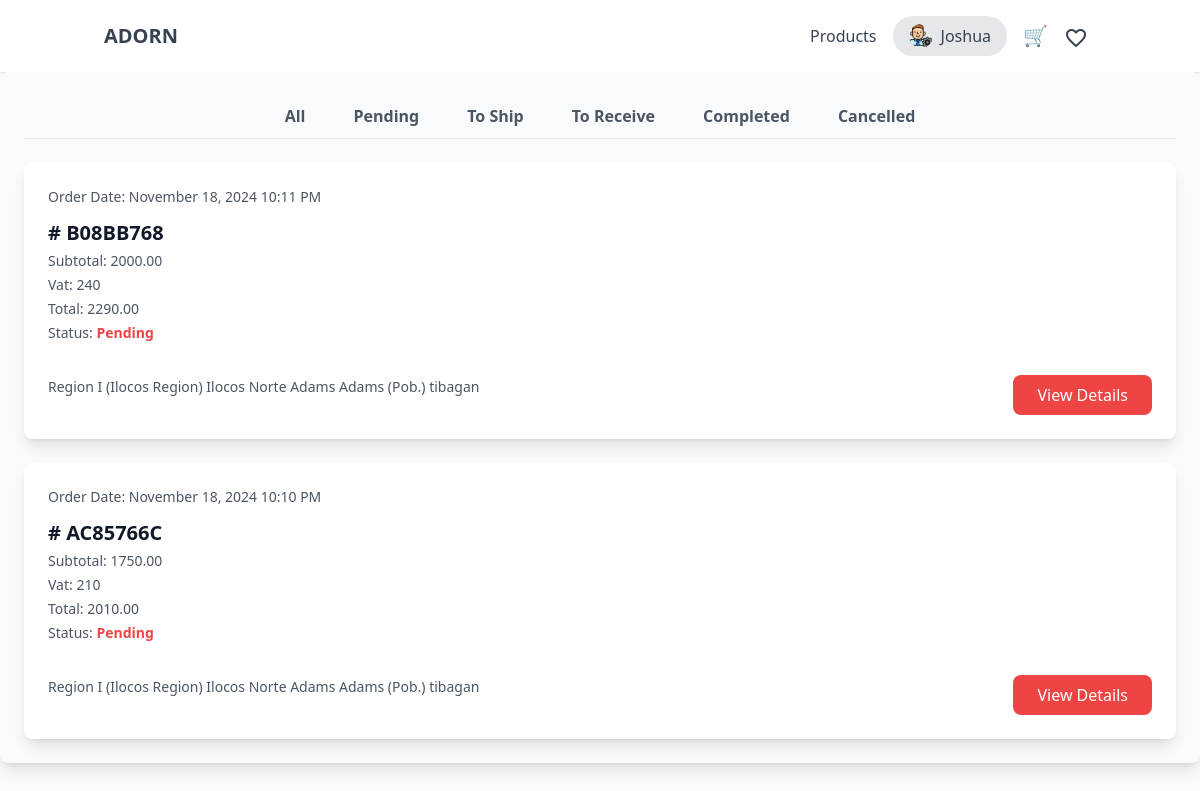
Page /customer/orders.php (signed in) on the committed database.
### tables this page shows
CREATE TABLE `user` (
  `user_id` int(11) NOT NULL,
  `Fullname` varchar(60) NOT NULL,
  `Email` varchar(60) NOT NULL,
  `Phone` varchar(60) NOT NULL,
  `Password` varchar(255) NOT NULL,
  `Profile_images` varchar(255) DEFAULT NULL,
  `status` int(11) NOT NULL DEFAULT 0 COMMENT '0=Not Verified,1=Verified',
  `verificationKey` varchar(255) DEFAULT NULL,
  `link_expiration` datetime NOT NULL
);

CREATE TABLE `orders` (
  `order_id` int(11) NOT NULL,
  `order_code` varchar(255) NOT NULL,
  `order_user_id` int(11) NOT NULL,
  `mode_of_payment` varchar(255) NOT NULL,
  `proof_of_payment` varchar(255) DEFAULT NULL,
  `subtotal` decimal(10,2) NOT NULL,
  `vat` float NOT NULL,
  `sf` decimal(10,2) DEFAULT NULL,
  `total` decimal(10,2) NOT NULL,
  `delivery_address` varchar(255) NOT NULL,
  `order_date` datetime NOT NULL,
  `delivered_date` decimal(10,2) DEFAULT NULL,
  `order_status` varchar(60) NOT NULL,
  `reject_reason` varchar(255) DEFAULT NULL,
  `proof_of_del` varchar(255) DEFAULT NULL
);

### customer/orders.php (called while the page is built)
<?php
include "component/header.php";
include "backend/end-points/list_order.php";
?>
<?php include "component/footer.php"; ?>

### customer/backend/db.php (called while the page is built, shortened)
<?php
class db_connect
{
    public $host = db_host;
    public $user = db_user;
    public $pass = db_pass;
    public $name = db_name;
    public function connect()
    {
        try {
            $this->conn = new mysqli($this->host, $this->user, $this->pass, $this->name);
        } catch (\Throwable $th) {
            header("Location:setup.php");
        }
    }
}

### customer/backend/class.php (called while the page is built, shortened)
<?php
include ('db.php');
class global_class extends db_connect
{
    public function fetch_order($userID){
        $query = $this->conn->prepare("SELECT * FROM orders WHERE orders.order_user_id = '$userID' ORDER BY order_date DESC");
        if ($query->execute()) {
            $result = $query->get_result();
            return $result;
        }
    }
    public function fetch_user_info($userID){
        $query = $this->conn->prepare("SELECT * FROM user where user_id = '$userID'");
        if ($query->execute()) {
            $result = $query->get_result();
            return $result;
        }
    }
}

### customer/backend/end-points/list_order.php (the view, shortened to what this page needs)
<div class="flex flex-col lg:flex-row gap-6">
  <main class="flex-1 p-6 bg-gray-50 rounded-lg shadow-lg">
    <div class="flex justify-center space-x-4 space-y-2 md:space-y-0 md:space-x-4 border-b mb-6 overflow-x-auto whitespace-nowrap">
      <a href="#" class="py-2 px-4 border-b-2 border-transparent text-gray-600 hover:text-red-500 hover:border-red-500 font-semibold transition-all duration-200" data-status="all">All</a>
      <a href="#" class="py-2 px-4 text-gray-600 hover:text-red-500 font-semibold transition-all duration-200" data-status="pending">Pending</a>
      <a href="#" class="py-2 px-4 text-gray-600 hover:text-red-500 font-semibold transition-all duration-200" data-status="accept">To Ship</a>
      <a href="#" class="py-2 px-4 text-gray-600 hover:text-red-500 font-semibold transition-all duration-200" data-status="shipped">To Receive</a>
      <a href="#" class="py-2 px-4 text-gray-600 hover:text-red-500 font-semibold transition-all duration-200" data-status="delivered">Completed</a>
      <a href="#" class="py-2 px-4 text-gray-600 hover:text-red-500 font-semibold transition-all duration-200" data-status="canceled">Cancelled</a>
    </div>
    <div class="space-y-6">
      <?php
      $fetch_orders = $db->fetch_order($userID);
      if ($fetch_orders->num_rows > 0):
        while ($order = $fetch_orders->fetch_assoc()):
          $orderStatusClass = strtolower(str_replace(' ', '-', $order['order_status']));
      ?>
      <div class="bg-white shadow-lg rounded-lg p-6 transition-all duration-300 hover:shadow-xl order-card <?=$orderStatusClass?>">
        <div class="flex flex-wrap items-center gap-6">
          <div>
            <p class="text-sm text-gray-600 mb-3">Order Date: <?= date('F j, Y g:i A', strtotime($order['order_date'])) ?></p>
            <p class="font-bold text-xl text-gray-900"># <?=$order['order_code']?></p>
            <p class="text-sm text-gray-600 mt-1">Subtotal: <?=$order['subtotal']?></p>
            <p class="text-sm text-gray-600 mt-1">Vat: <?=$order['vat']?></p>
            <p class="text-sm text-gray-600 mt-1">Total: <?=$order['total']?></p>
            <p class="text-sm text-gray-600 mt-1">Status: <span class="font-semibold text-red-500"><?=$order['order_status']?></span></p>
          </div>
        </div>
        <div class="flex flex-wrap justify-between items-center mt-4 gap-4">
          <p class="text-sm text-gray-600"><?=$order['delivery_address']?></p>
          <div class="flex space-x-4 mt-4">
            <button class="bg-red-500 text-white px-6 py-2 rounded-lg hover:bg-red-600 transition-colors duration-300" onclick="location.href='view_order_details.php?order_id=<?=$order['order_id']?>'">View Details</button>
          </div>
        </div>
      </div>
      <?php endwhile; ?>
      <?php endif; ?>
    </div>
  </main>
</div>

### customer/component/header.php (shortened to what this page needs)
<?php
include('backend/class.php');
$db = new global_class();
$is_logged_in = isset($_SESSION['user_id']);
$userID=$_SESSION['user_id'];
$fetch_user_info = $db->fetch_user_info($userID);
foreach ($fetch_user_info as $user):
    $user_fullname=$user['Fullname'];
    $user_profileImages=$user['Profile_images'];
endforeach;
$Fullname =$user_fullname;
$name_parts = explode(" ", $Fullname);
$firstname = $name_parts[0];
?>
<!DOCTYPE html>
<html lang="en">
<head>
  <script src="https://cdn.tailwindcss.com"></script>
  <link rel="stylesheet" href="https://cdnjs.cloudflare.com/ajax/libs/AlertifyJS/1.13.1/css/alertify.css" />
</head>
<body class="bg-gray-50">
<header class="bg-white shadow">
  <div class="container mx-auto px-4 py-4 flex justify-between items-center">
    <div class="text-xl font-bold text-gray-800">
      <a href="index.php" class="text-gray-700 hover:text-blue-600 transition">ADORN</a>
    </div>
    <nav id="navigation" class="hidden lg:flex lg:items-center lg:space-x-4">
      <?php if ($is_logged_in): ?>
        <a href="index.php" class="text-gray-700 hover:text-blue-600 transition">Products</a>
        <div class="relative dropdown">
          <button id="profileButton" class="flex items-center space-x-2 bg-gray-200 hover:bg-gray-300 text-gray-700 rounded-full px-4 py-2">
          <?php
          if ($user_profileImages) {
              echo "<img src='../upload/$user_profileImages' class='h-6 w-6 rounded-full'>";
          }
          ?>
             <span><?= ucfirst($firstname) ?></span>
          </button>
        </div>
      <?php endif; ?>
      <a href="view_cart.php" class="relative text-gray-700 hover:text-blue-600 transition text-xl">
          🛒
      </a>
      <a href="view_wishlist.php" class="relative text-gray-700 hover:text-blue-600 transition text-xl">
          <span class="material-icons align-middle mr-2">favorite_border</span>
      </a>
    </nav>
  </div>
</header>

### rows in the picture
user: Profile_images (picture), Fullname "Joshua"
orders: order_date "November 18, 2024 10:11 PM", order_code "B08BB768", subtotal "2000.00", vat "240", total "2290.00", order_status "Pending", delivery_address "Region I (Ilocos Region) Ilocos Norte Adams Adams (Pob.) tibagan"
orders: order_date "November 18, 2024 10:10 PM", order_code "AC85766C", subtotal "1750.00", vat "210", total "2010.00", order_status "Pending", delivery_address "Region I (Ilocos Region) Ilocos Norte Adams Adams (Pob.) tibagan"
